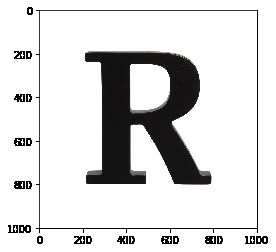
#> input picture chap1.4/LetterR_opencv.png, 276 x 252 px
$ jupyter execute 'Image Blurring (Image Smoothing).ipynb'
#> lines starting #> are read from the running program, lines starting #| are printed output that depends on the picture
[cell 1]
import cv2
import numpy as np
from matplotlib import pyplot as plt

[cell 2]
img = cv2.imread('LetterR_opencv.png')
#> img is the input picture: shape (252, 276, 3); mean B, G, R 217.5, 217.5, 217.6
kernel = np.ones((5,5),np.float32)/25
dst = cv2.filter2D(img,-1,kernel)
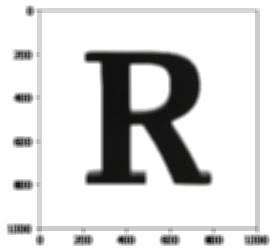
#> dst: shape (252, 276, 3); mean B, G, R 217.5, 217.5, 217.6
plt.subplot(121),plt.imshow(img),plt.title('Original')
plt.xticks([]), plt.yticks([])
plt.subplot(122),plt.imshow(dst),plt.title('Averaging')
plt.xticks([]), plt.yticks([])
plt.show()
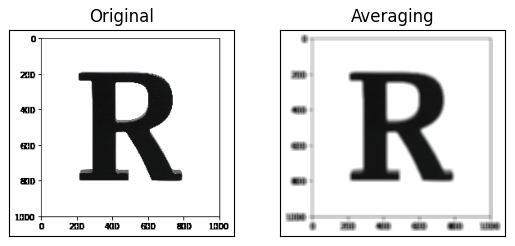
#> figure drawn by matplotlib, 2 panels; B, G, R data is drawn as R, G, B

[cell 3]
img = cv2.imread('sp1.jpg')
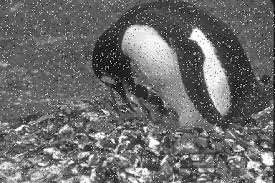
#> input picture chap1.4/sp1.jpg, 275 x 183 px
#> img is the input picture: shape (183, 275, 3); min 0, max 255, mean 107.3
s = 7
blur = cv2.GaussianBlur(img,(s,s),0)
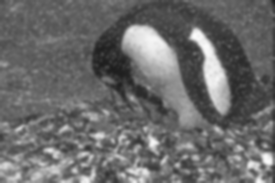
#> blur: shape (183, 275, 3); min 29, max 250, mean 107.3
median = cv2.medianBlur(img,s)
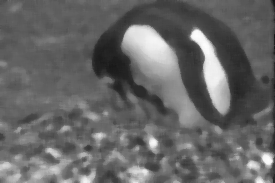
#> median: shape (183, 275, 3); min 23, max 252, mean 102.9
plt.figure(figsize=(32,24))
plt.subplot(121),plt.imshow(img),plt.title('Blurred')
plt.xticks([]), plt.yticks([])
plt.subplot(122),plt.imshow(blur),plt.title('Medianed')
plt.xticks([]), plt.yticks([])
plt.show()

[cell 4]
img = cv2.imread('sp2.png')
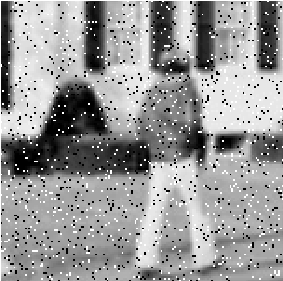
#> input picture chap1.4/sp2.png, 283 x 281 px
#> img is the input picture: shape (281, 283, 3); min 0, max 255, mean 151.8
s = 7
blur = cv2.GaussianBlur(img,(s,s),0)
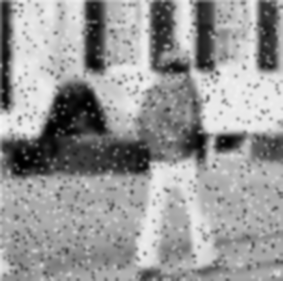
#> blur: shape (281, 283, 3); min 0, max 246, mean 151.4
median = cv2.medianBlur(img,s)
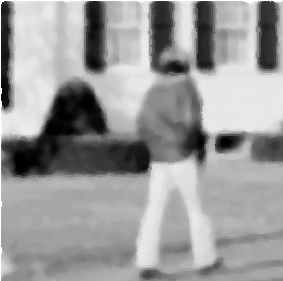
#> median: shape (281, 283, 3); min 0, max 255, mean 154.3
plt.figure(figsize=(26,24))
plt.subplot(121),plt.imshow(img),plt.title('Blurred')
plt.xticks([]), plt.yticks([])
plt.subplot(122),plt.imshow(blur),plt.title('Medianed')
plt.xticks([]), plt.yticks([])
plt.show()
